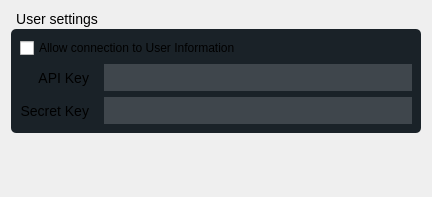
<?xml version="1.0" encoding="UTF-8"?>
<ui version="4.0">
 <class>cen::SettingsWidget</class>
 <widget class="QWidget" name="cen::SettingsWidget">
  <property name="geometry">
   <rect>
    <x>0</x>
    <y>0</y>
    <width>432</width>
    <height>197</height>
   </rect>
  </property>
  <property name="windowTitle">
   <string>Form</string>
  </property>
  <property name="styleSheet">
   <string notr="true">
QLabel{
font-size:  14px;
}
QLabel#serverLabel{
font-size:  25px;
}


QPushButton{
font-size: 14px;
font-weight: 600;
color:  #0D3C61;
border: 0px;
border-radius:  5px;
background-color: #2196f3;
}

QPushButton:default{
font-size: 14px;
font-weight: 800;
color:  #0d3C61;
border: 0px;
border-radius:  5px;
border: 2px solid rgba(144,203,249,100);
background-color: #2196f3;
}



QPushButton:hover, QPushButton:hover:default{
	background-color:  #339EF4;
}

QPushButton:pressed{
background-color:  #68B8F7;
}

QPushButton:pressed:default{
background-color:  #68B8F7;
}

QPushButton:disabled{
color: #c0c0c0;
background-color: #9D9EA4;
}

QLineEdit{
font-size: 14px;
border: 0px;
color: rgb(225,225,255);
background-color: rgb(63,70,76);
border-radius:  0px;
border-bottom: 2px solid  rgb(63,70,76);
min-height: 25px;
padding: 0 0 0 5;
}


QLineEdit:hover{
background-color:  rgb(78,85,90);
border-bottom: 2px solid #6ec6ff;
}

QLineEdit:focus{
color: white;
background-color:  rgb(94,100,105);
border-bottom: 2px solid rgb(33,150,243);
}

QGroupBox {
	font-size: 14px;
    background-color: rgb(26,34,40);
    border-radius: 5px;
    margin-top: 18px; /* leave space at the top for the title */
}

QGroupBox::title {
    subcontrol-origin: margin;
    subcontrol-position: top left; /* position at the top center */
    padding: 0 3px;
}

QComboBox {
    border: 1px solid gray;
    min-width: 6em;
	font-size: 14px;
	border: 0px;
	color: rgb(225,225,255);
	background-color: rgb(63,70,76);
	border-radius:  0px;
	border-bottom: 2px solid  rgb(63,70,76);
	min-height: 25px;
	padding: 0 0 0 5;
}


QComboBox:editable {
    color: black;
}



QComboBox::down-arrow {
    border-image: url(:/ui/global/drop-down) 5 5 5 5 stretch stretch;
}

QComboBox:hover{
background-color:  rgb(78,85,90);
border: 2px solid #6ec6ff;
}

QComboBox:focus{
color: white;
background-color:  rgb(94,100,105);
border: 2px solid rgb(33,150,243);
}

QComboBox:editable {
    background: white;
}

QComboBox:!editable, QComboBox::drop-down:editable {
   background-color:  rgb(94,100,105);
}

/* QComboBox gets the &quot;on&quot; state when the popup is open */
QComboBox:!editable:on, QComboBox::drop-down:editable:on {
    background-color: rgb(63,70,76)
}

QComboBox:on { /* shift the text when the popup opens */
    padding-top: 3px;
    padding-left: 4px;
}

QComboBox::drop-down {
    subcontrol-origin: padding;
    subcontrol-position: top right;
    width: 15px;

    border-left-width: 1px;
    border-left-color: darkgray;
    border-left-style: solid; /* just a single line */
    border-top-right-radius: 3px; /* same radius as the QComboBox */
    border-bottom-right-radius: 3px;
}



</string>
  </property>
  <layout class="QVBoxLayout" name="verticalLayout">
   <item>
    <widget class="QGroupBox" name="generalInfoGroupBox">
     <property name="title">
      <string>User settings</string>
     </property>
     <layout class="QVBoxLayout" name="verticalLayout_3">
      <item>
       <widget class="QCheckBox" name="allowUserData">
        <property name="text">
         <string>Allow connection to User Information</string>
        </property>
       </widget>
      </item>
      <item>
       <layout class="QGridLayout" name="gridLayout">
        <property name="horizontalSpacing">
         <number>15</number>
        </property>
        <property name="verticalSpacing">
         <number>-1</number>
        </property>
        <item row="0" column="1">
         <widget class="CENTAUR_NAMESPACE::LinkedLineEdit" name="apiKey">
          <property name="clearButtonEnabled">
           <bool>true</bool>
          </property>
         </widget>
        </item>
        <item row="1" column="1">
         <widget class="CENTAUR_NAMESPACE::LinkedLineEdit" name="secretKey">
          <property name="echoMode">
           <enum>QLineEdit::PasswordEchoOnEdit</enum>
          </property>
          <property name="clearButtonEnabled">
           <bool>true</bool>
          </property>
         </widget>
        </item>
        <item row="0" column="0">
         <widget class="QLabel" name="apiLabel">
          <property name="text">
           <string>API Key</string>
          </property>
          <property name="alignment">
           <set>Qt::AlignRight|Qt::AlignTrailing|Qt::AlignVCenter</set>
          </property>
         </widget>
        </item>
        <item row="1" column="0">
         <widget class="QLabel" name="secretLabel">
          <property name="text">
           <string>Secret Key</string>
          </property>
          <property name="alignment">
           <set>Qt::AlignRight|Qt::AlignTrailing|Qt::AlignVCenter</set>
          </property>
         </widget>
        </item>
       </layout>
      </item>
     </layout>
    </widget>
   </item>
   <item>
    <spacer name="verticalSpacer">
     <property name="orientation">
      <enum>Qt::Vertical</enum>
     </property>
     <property name="sizeHint" stdset="0">
      <size>
       <width>20</width>
       <height>40</height>
      </size>
     </property>
    </spacer>
   </item>
  </layout>
 </widget>
 <customwidgets>
  <customwidget>
   <class>CENTAUR_NAMESPACE::LinkedLineEdit</class>
   <extends>QLineEdit</extends>
   <header>../../../Library/cui/include/LinkedLineEdit.hpp</header>
  </customwidget>
 </customwidgets>
 <resources/>
 <connections/>
</ui>
